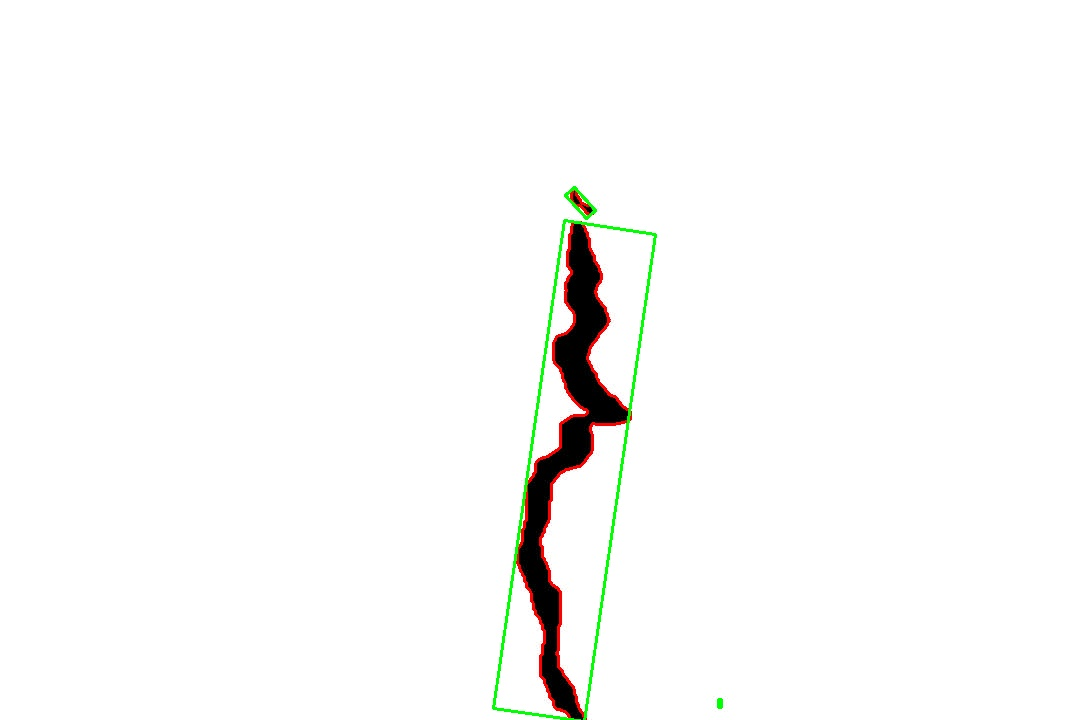
#> input picture Resources/imgContour.jpg, 1085 x 720 px
$ python drawHoughLine.py
#> lines starting #> are read from the running program, lines starting #| are printed output that depends on the picture; after the words box and inside, x2 and y2 are one past the last pixel; in counts of white or black regions, pixels touching at a corner belong together; long printed decimals are rounded
import numpy as np
import cv2
import math
import matplotlib.pyplot as plt


# Shape of image is accessed by img.shape.
# It returns a tuple of number of rows, columns and channels (if image is color)
# Total number of pixels is accessed by img.size
# Image datatype is obtained by img.dtype

# check of image is Grayscale or RGB
# if Original is not grayscale, convert it to gray scale
def checkGray(img):
    testGray=False
    def isGray(img):
        if len(img.shape) < 3: return True
        if img.shape[2]  == 1: return True
        b,g,r = img[:,:,0], img[:,:,1], img[:,:,2]
        if (b==g).all() and (b==r).all(): return True
        return False

    testGray = isGray(img)
    if testGray == True:
        print("The input image is Grayscale? -> ", testGray)
        imgGray=img
    else:
        print("Thu input image is Grayscale? ->",testGray)
        print("I converted it to Grayscale for you!")
        imgGray=cv2.cvtColor(img,cv2.COLOR_BGR2GRAY)
    return imgGray


path = "Resources/imgContour.jpg"
imgOri = cv2.imread(path)
#> imgOri is the input picture: shape (720, 1085, 3); mean B, G, R 248.6, 249.7, 249.6
imgGray = cv2.cvtColor(imgOri,cv2.COLOR_BGR2GRAY)
imgGray = checkGray(imgGray)
#> in checkGray, `testGray = isGray(img)`: testGray = True
#| The input image is Grayscale? ->  True
imgCanny = cv2.Canny(imgGray, 50, 100, apertureSize=3)
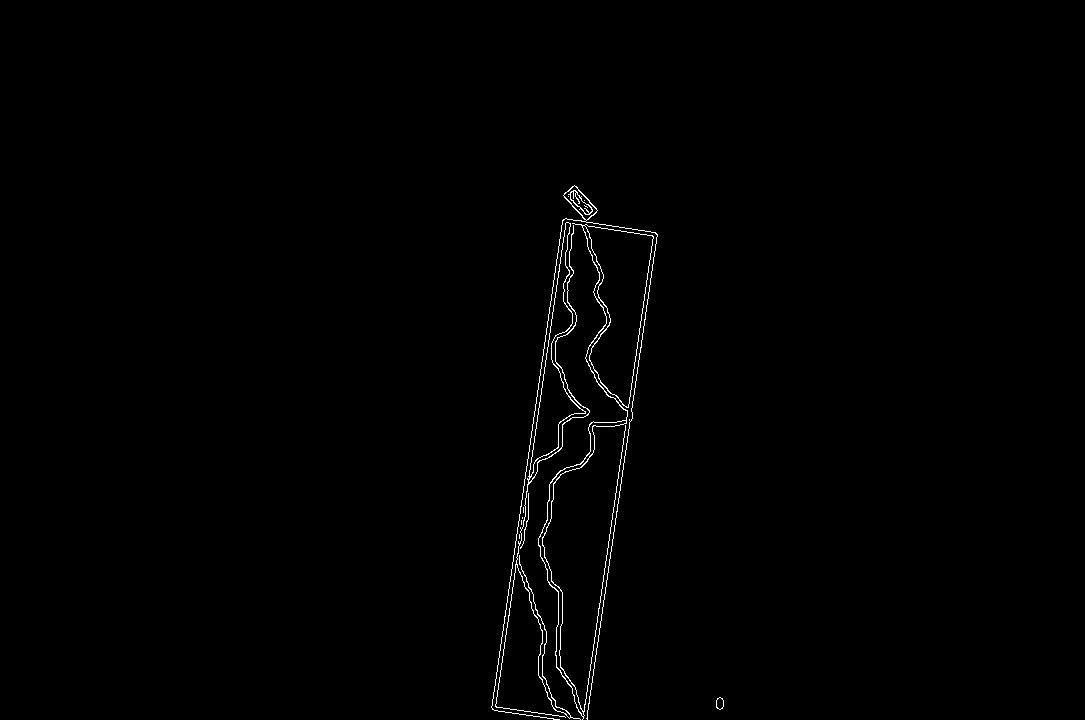
#> imgCanny: shape (720, 1085); 0.64% white in thin lines or dots, all inside (x1, y1, x2, y2) = (491, 185, 724, 720)
cv2.imshow("img Canny", imgCanny)


# imgRGB=cv2.cvtColor(imgCanny,cv2.COLOR_GRAY2BGR)
# cv2.imshow("img RGB",imgRGB)

# Draw Houghline using Standard Hough Line Transformation
def drawHoughlines(imgOri, imgCanny):
    imgCopy = imgOri.copy()
    # linesP = cv2.HoughLinesP(imgCanny, 1, np.pi / 180, 50, None, 50, 10)

    # Find lines in image using Standard Hough Transform
    # Second and third parameters are \rho and \theta accuracies respectively.
    # Fourth argument is the threshold, which means minimum vote it should get for it to be considered as a line.
    # Remember, number of votes depend upon number of points on the line.
    # So it represents the minimum length of line that should be detected.

    # Standard Hough Transformation gives you as result a vector of couples (rho,theta)
    lines = cv2.HoughLines(imgCanny, 1, np.pi / 180, 100)  # Find lines in image
#> lines = 17 rows, first 8: [590, 0.14], [586, 0.14], [678, 0.14], [682, 0.14], [595, 0.157], [687, 0.157], [606, 0.175], [599, 0.157]
    # print("roh, theta: ",lines[0])
    # print("Dim of lines is: ",np.shape(lines))
    # print("Dim of lines is: ", lines.ndim)

    if lines is not None:
        # Once we have hough lines. For any one line we draw Houghline since we know the end points
        # (x1, y1) and (x2, y2) of that line.
        for rho, theta in lines[0]:
            a = np.cos(theta)
            b = np.sin(theta)
            x0 = a * rho
            y0 = b * rho
            x1 = int(x0 + 1000 * (-b))
            y1 = int(y0 + 1000 * (a))
            x2 = int(x0 - 1000 * (-b))
            y2 = int(y0 - 1000 * (a))

            cv2.line(imgCopy, (x1, y1), (x2, y2), (0, 0, 255), 2, cv2.LINE_AA)  # draw line, AA is anti-alias
#> this loop made 1 pass
#> (rho, theta, a, b, x0, y0, x1, y1) on pass 1: (590, 0.14, 0.99, 0.139, 584.3, 82.11, 445, 1072)
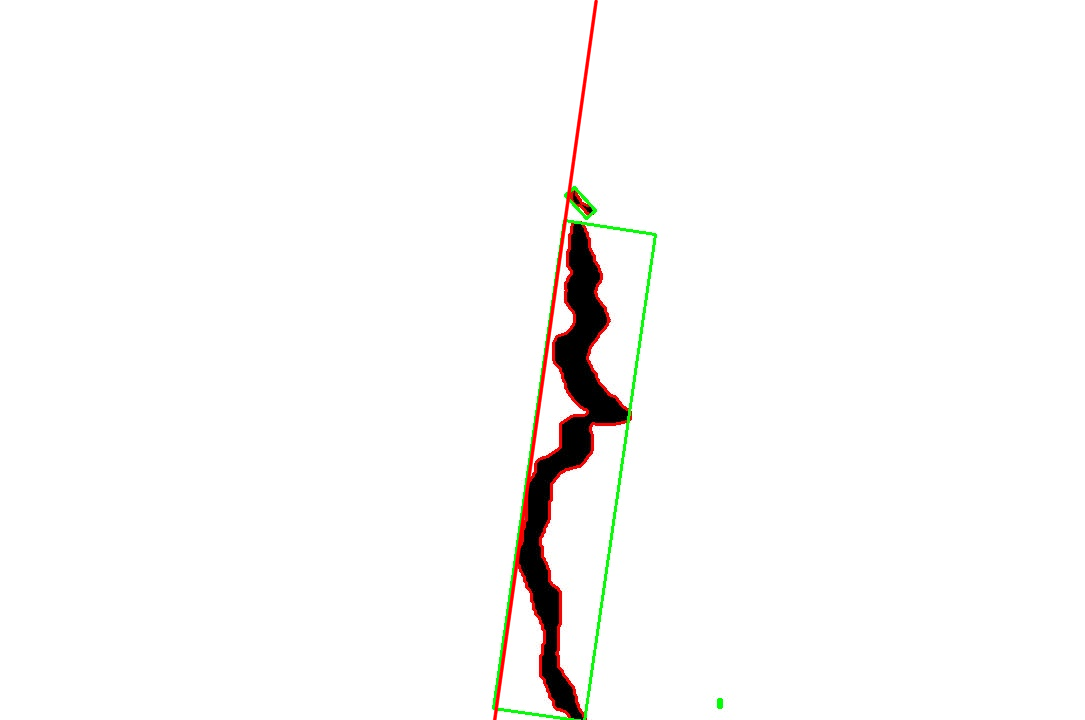
#> imgCopy: shape (720, 1085, 3); 0.46% of pixels changed, all inside (x1, y1, x2, y2) = (492, 0, 599, 720)

            # #or:
            # pt1 = (int(x0 + 1000*(-b)), int(y0 + 1000*(a)))
            # pt2 = (int(x0 - 1000*(-b)), int(y0 - 1000*(a)))
            # cv2.line(imgCopy, pt1, pt2, (0,255,255), 3,cv2.LINE_AA)
    return imgCopy


# Draw Hough Line using Probabilistic Hough Transformation
def drawHoughlinesP(imgOri, imgCanny):
    imgCopy = imgOri.copy()
    # linesP = cv2.HoughLinesP(imgCanny, 1, np.pi / 180, 50, None, 50, 10)

    # Find lines in image using Probabilistic Hough Line Transform
    # A more efficient implementation of the Hough Line Transform.
    # It gives as output the extremes of the detected lines (x0,y0,x1,y1)

    ## Find lines in image using P Hough Transformation
    linesP = cv2.HoughLinesP(imgCanny, 1, np.pi / 180.0, 100, None, minLineLength=100, maxLineGap=5)
    print("roh, theta: ", linesP[0])

    if linesP is not None:
        for x1, y1, x2, y2 in linesP[0]:
            # Drawing lines
            cv2.line(imgCopy, (x1, y1), (x2, y2), (255, 0, 0), 3)
    return imgCopy


# calculate tilt angle using Standard Hough Transform
def calculateAngle(imgCanny):
    lines = cv2.HoughLines(imgCanny, 1, np.pi / 180, 100, None, 0, 0)
    print("lines[0] is: ", lines[0])
#| lines[0] is:  [[5.9000000e+02 1.3962634e-01]]
    print("Shape of lines is: ", np.shape(lines))
#| Shape of lines is:  (17, 1, 2)
    print("Dim of lines is:", lines.ndim)
#| Dim of lines is: 3
    radianAngle = lines[0][0][1]
#> radianAngle = 0.14
    angle = (radianAngle * 180) / np.pi
#> angle = 8
    print("Tilt Angle found by Standard Hough Transform: ", radianAngle)
#| Tilt Angle found by Standard Hough Transform:  0.1396
    return angle


# calculate tilt angle using Hough P
def calculateAngleP(imgCanny):
    # Probabilistic Houghline transformation
    linesP = cv2.HoughLinesP(imgCanny, 1, np.pi / 180.0, 100, minLineLength=100, maxLineGap=5)
    print("roh, theta: ", linesP[0])

    angles = []
    if linesP is not None:
        # Once we have hough lines. For any one line we can calculate angle of that line since we know the end points
        # (x1, y1) and (x2, y2) of that line.
        for x1, y1, x2, y2 in linesP[0]:
            # calculating tilt angle
            angle = math.degrees(math.atan2(y2 - y1, x2 - x1))
            angles.append(angle)

    median_angle = np.median(angles)
    print('Median tilt angle found by Probabilistic Hough Transform: ', median_angle)
    return median_angle


imgResult = drawHoughlines(imgOri, imgCanny)
cv2.imshow("Hough line", imgResult)

angle = calculateAngle(imgCanny)
#> angle = 8

# remember to test img_rotated = ndimage.rotate(img_before, median_angle)

# rotate image with the determined angle by method: Affine Transformation
rows, cols, _ = imgResult.shape
#> rows = 720; cols = 1085

# Create the transformation matrix
center_img = ((cols - 1) / 2.0, (rows - 1) / 2.0)
#> center_img = (542, 359.5)
rot_mat = cv2.getRotationMatrix2D(center_img, angle, 1)
#> rot_mat = [[0.99, 0.139, -44.76], [-0.139, 0.99, 78.93]]

# Pass it to warpAffine function (dst = destination?)
warp_rotate_dst = cv2.warpAffine(imgResult, rot_mat, (cols, rows))
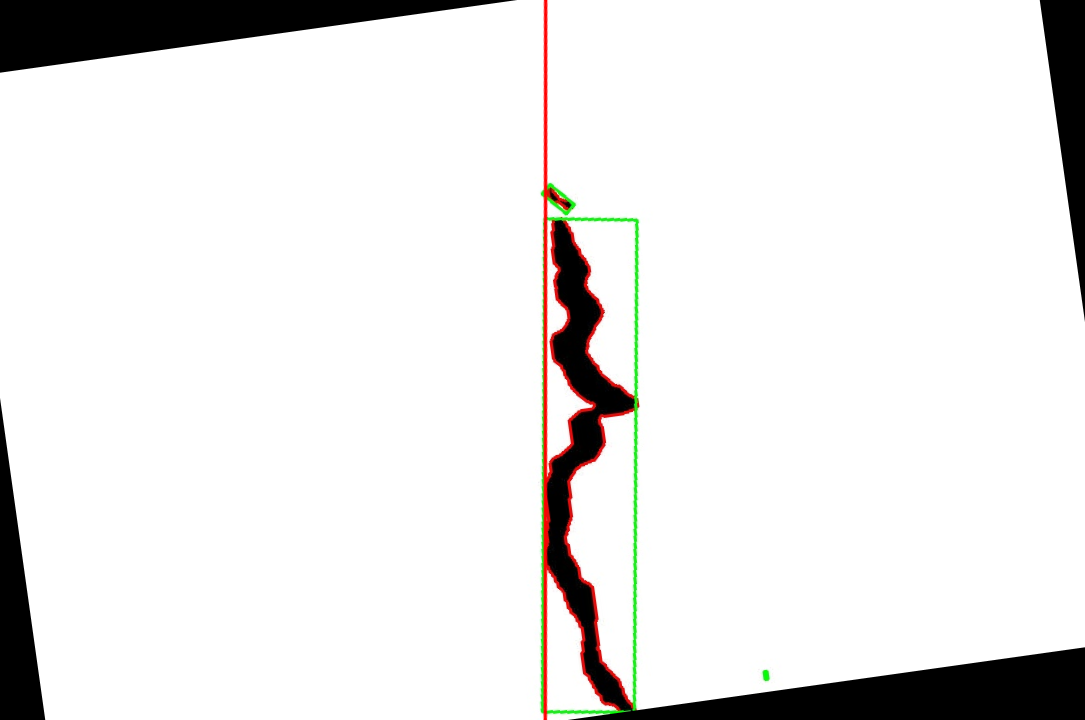
#> warp_rotate_dst: shape (720, 1085, 3); mean B, G, R 231.1, 231.9, 232.8

# Display the concatenated image
fg, ax = plt.subplots(1, 3, figsize=(15, 5))  # 1 row, 2 columns
for i, image in enumerate([imgOri, imgResult, warp_rotate_dst]):
    ax[i].imshow(image)
    if i == 0:
        ax[i].set_title("Origin Image")
    elif i == 1:
        ax[i].set_title(f"determined tilt angle: {angle}")
    else:
        ax[i].set_title("Rotated image")
#> this loop made 3 passes
plt.show()
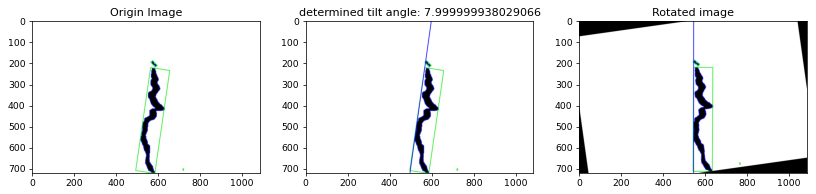
#> figure drawn by matplotlib, 3 panels; B, G, R data is drawn as R, G, B

# [11 lines of commented-out code are left out]
